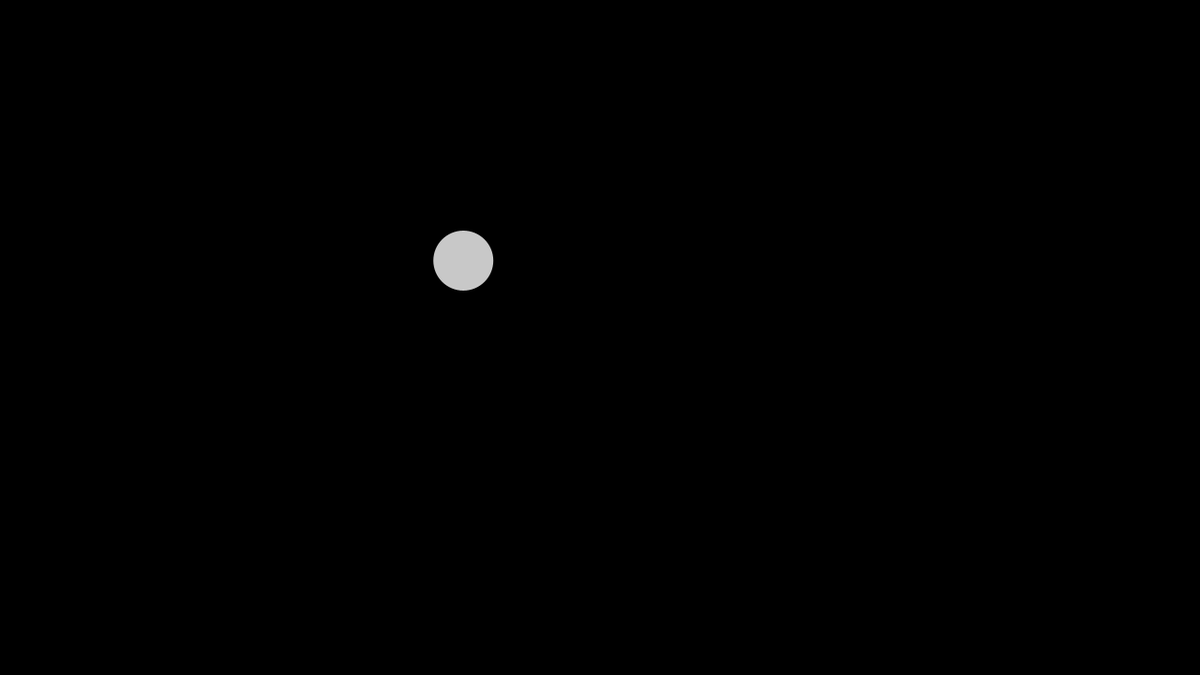
Frame 1 (no input)
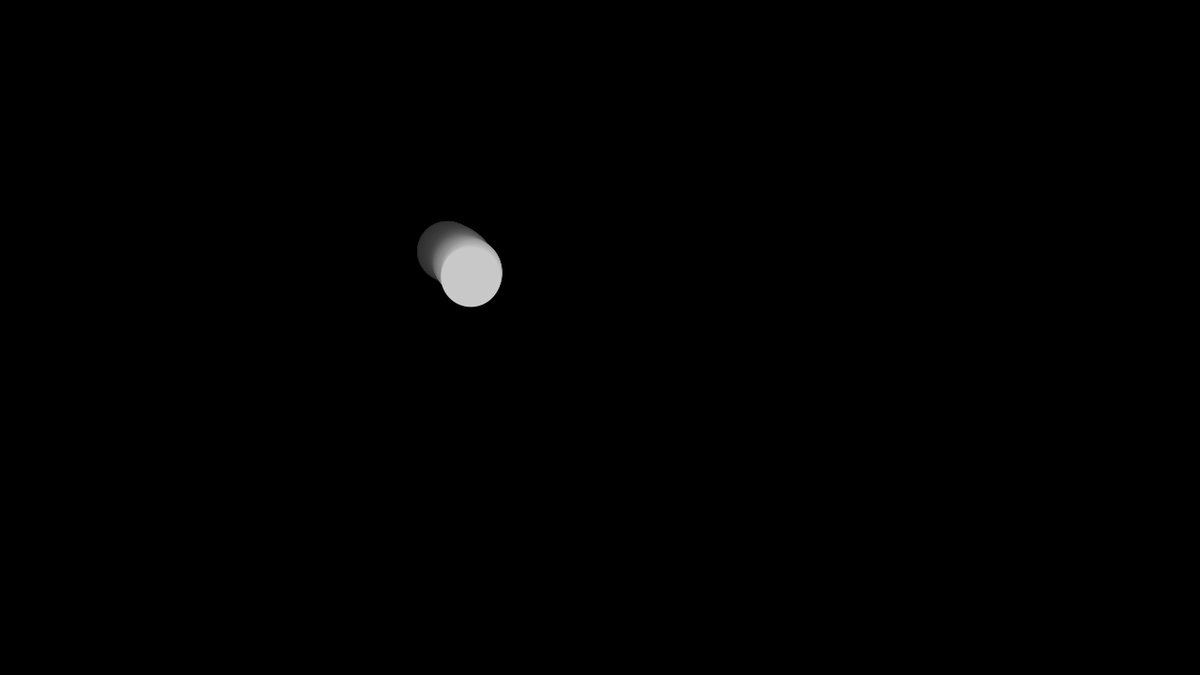
Frame 60 (the mouse pressed at the canvas centre just before this capture)
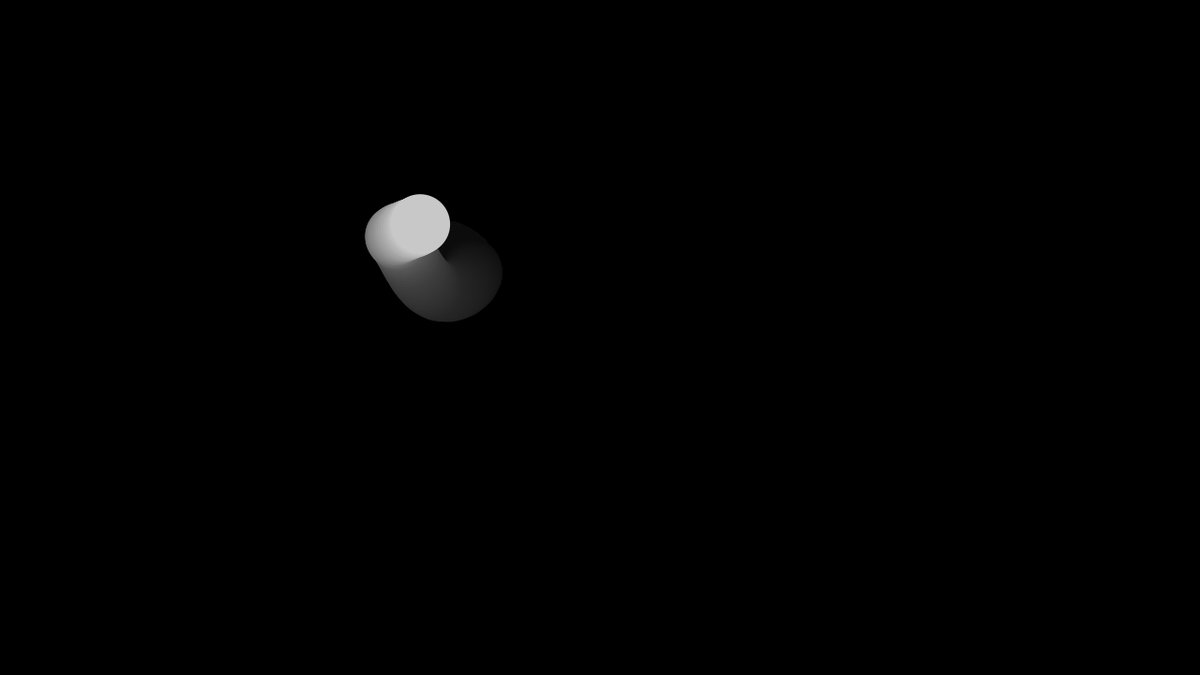
Frame 120 (the mouse held since frame 60 and released just before this capture)

The Processing sketch that drew these frames (run headless with seeded random() and noise(); from frame 60 on, the mouse is pressed at the canvas centre):

// Processing sketch: Noise1
// ── Noise1.pde
float xoff = width/2;
float xincrement = 0.005; 
float yoff = height/2;
float yincrement = 0.005; 

void setup() {
  size(1280, 720);
  background(0);
  noStroke();
}

void draw() {
  // Create an alpha blended background
  fill(0, 10);
  rect(0,0,width,height);
  
  //float n = random(0,width);  // Try this line instead of noise
  
  // Get a noise value based on xoff and scale it according to the window's width
  float n = noise(xoff)*width;
  float m = noise(yoff)*height;
  
  // With each cycle, increment xoff
  xoff += xincrement;
  yoff -= yincrement;
  
  // Draw the ellipse at the value produced by perlin noise
  fill(200);
  ellipse(n,m, 64, 64);
}
